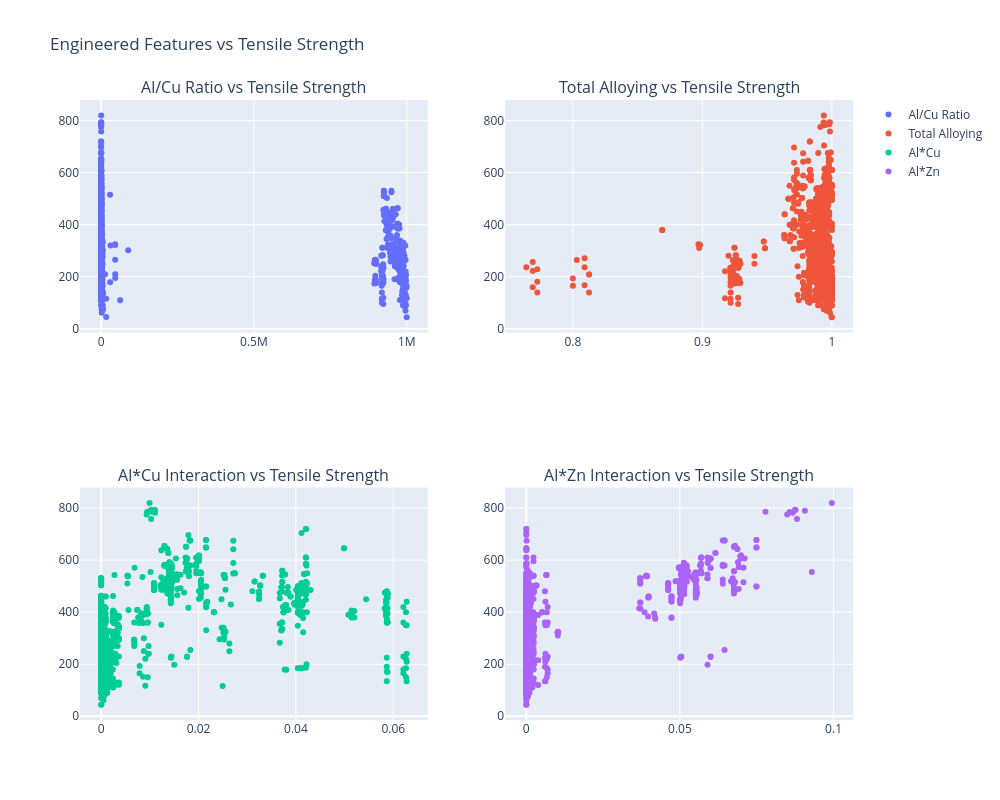

Notebook code for this chart:
### Code cell
# Feature Engineering for Materials Data
from sklearn.preprocessing import PolynomialFeatures

# 1. Create ratio features for main alloying elements
ratio_features = pd.DataFrame()
main_elements = ['Al', 'Cu', 'Mg', 'Zn']

# Calculate ratios between main elements
for i, elem1 in enumerate(main_elements):
    for elem2 in main_elements[i+1:]:
        ratio_name = f'{elem1}_{elem2}_ratio'
        ratio_features[ratio_name] = df[elem1] / (df[elem2] + 1e-6)  # Add small constant to avoid division by zero

# 2. Create polynomial features for main elements
poly = PolynomialFeatures(degree=2, include_bias=False)
poly_features = poly.fit_transform(df[main_elements])
poly_feature_names = [f"{main_elements[i]}_{main_elements[j]}" 
                     for i in range(len(main_elements)) 
                     for j in range(i, len(main_elements))]
poly_features_df = pd.DataFrame(poly_features[:, len(main_elements):], 
                              columns=poly_feature_names)

# 3. Calculate total alloying content
ratio_features['total_alloying'] = df[main_elements].sum(axis=1)

# Display the engineered features
print("Sample of ratio features:")
print(ratio_features.head())
print("\nSample of polynomial interaction features:")
print(poly_features_df.head())

# Visualize relationship between engineered features and target
fig = make_subplots(rows=2, cols=2, subplot_titles=[
    'Al/Cu Ratio vs Tensile Strength',
    'Total Alloying vs Tensile Strength',
    'Al*Cu Interaction vs Tensile Strength',
    'Al*Zn Interaction vs Tensile Strength'
])

# Plot ratio feature
fig.add_trace(
    go.Scatter(x=ratio_features['Al_Cu_ratio'], 
               y=df['Tensile Strength (MPa)'], 
               mode='markers', 
               name='Al/Cu Ratio'),
    row=1, col=1
)

# Plot total alloying
fig.add_trace(
    go.Scatter(x=ratio_features['total_alloying'], 
               y=df['Tensile Strength (MPa)'], 
               mode='markers', 
               name='Total Alloying'),
    row=1, col=2
)

# Plot polynomial features
fig.add_trace(
    go.Scatter(x=poly_features_df['Al_Cu'], 
               y=df['Tensile Strength (MPa)'], 
               mode='markers', 
               name='Al*Cu'),
    row=2, col=1
)

fig.add_trace(
    go.Scatter(x=poly_features_df['Al_Zn'], 
               y=df['Tensile Strength (MPa)'], 
               mode='markers', 
               name='Al*Zn'),
    row=2, col=2
)

fig.update_layout(height=800, width=1000, 
                 title_text="Engineered Features vs Tensile Strength",
                 showlegend=True)
fig.show()

### Figure 1 — Plotly figure (JSON) as saved in the notebook; plotly's stock layout.template omitted (floating-point values rounded to 4 significant figures; data arrays with more than 128 entries replaced by an {"elided": "..."} marker saying what was removed)
{"data": [{"mode": "markers", "name": "Al/Cu Ratio", "type": "scatter", "x": {"elided": "1154 float values"}, "xaxis": "x", "y": {"elided": "1154 float values"}, "yaxis": "y"}, {"mode": "markers", "name": "Total Alloying", "type": "scatter", "x": {"elided": "1154 float values"}, "xaxis": "x2", "y": {"elided": "1154 float values"}, "yaxis": "y2"}, {"mode": "markers", "name": "Al*Cu", "type": "scatter", "x": {"elided": "1154 float values"}, "xaxis": "x3", "y": {"elided": "1154 float values"}, "yaxis": "y3"}, {"mode": "markers", "name": "Al*Zn", "type": "scatter", "x": {"elided": "1154 float values"}, "xaxis": "x4", "y": {"elided": "1154 float values"}, "yaxis": "y4"}], "layout": {"annotations": [{"font": {"size": 16}, "showarrow": false, "text": "Al/Cu Ratio vs Tensile Strength", "x": 0.225, "xanchor": "center", "xref": "paper", "y": 1, "yanchor": "bottom", "yref": "paper"}, {"font": {"size": 16}, "showarrow": false, "text": "Total Alloying vs Tensile Strength", "x": 0.775, "xanchor": "center", "xref": "paper", "y": 1, "yanchor": "bottom", "yref": "paper"}, {"font": {"size": 16}, "showarrow": false, "text": "Al*Cu Interaction vs Tensile Strength", "x": 0.225, "xanchor": "center", "xref": "paper", "y": 0.375, "yanchor": "bottom", "yref": "paper"}, {"font": {"size": 16}, "showarrow": false, "text": "Al*Zn Interaction vs Tensile Strength", "x": 0.775, "xanchor": "center", "xref": "paper", "y": 0.375, "yanchor": "bottom", "yref": "paper"}], "height": 800, "showlegend": true, "title": {"text": "Engineered Features vs Tensile Strength"}, "width": 1000, "xaxis": {"anchor": "y", "domain": [0, 0.45]}, "xaxis2": {"anchor": "y2", "domain": [0.55, 1]}, "xaxis3": {"anchor": "y3", "domain": [0, 0.45]}, "xaxis4": {"anchor": "y4", "domain": [0.55, 1]}, "yaxis": {"anchor": "x", "domain": [0.625, 1]}, "yaxis2": {"anchor": "x2", "domain": [0.625, 1]}, "yaxis3": {"anchor": "x3", "domain": [0, 0.375]}, "yaxis4": {"anchor": "x4", "domain": [0, 0.375]}}}
